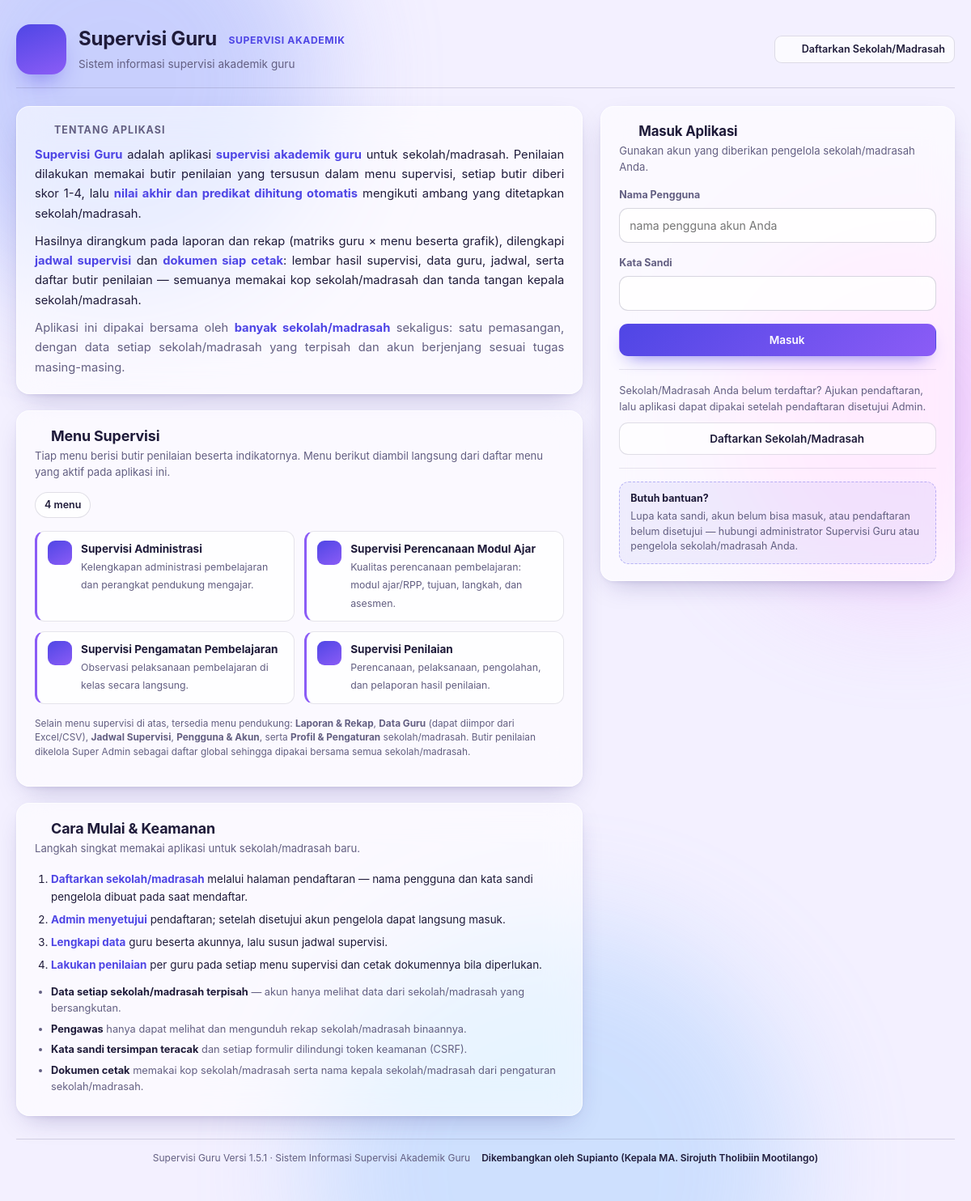
The page /login.php on the database its author committed.
### tables this page shows
CREATE TABLE instrumen (
                id INTEGER PRIMARY KEY AUTOINCREMENT,
                kode TEXT NOT NULL UNIQUE,
                nama TEXT NOT NULL,
                deskripsi TEXT,
                ikon TEXT,
                urutan INTEGER NOT NULL DEFAULT 0,
                aktif INTEGER NOT NULL DEFAULT 1
            );

### login.php (the view, shortened to what the rows shown need)
<?php
$menuSupervisi = [];
try {
    foreach (instrumen_list() as $m) {
        $menuSupervisi[] = [
            'nama'      => (string) $m['nama'],
            'deskripsi' => trim((string) $m['deskripsi']),
            'ikon'      => (string) ($m['ikon'] ?: 'doc'),
        ];
    }
} catch (Throwable $e) {
    $menuSupervisi = [];
}
?>
<!DOCTYPE html>
<html lang="id">
<head>
<link rel="stylesheet" href="assets/style.css?v=<?= e(APP_VERSION) ?>">
</head>
<body>
<div class="portal-wrap">
  <div class="portal-inner">
    <header class="portal-head">
      <div class="portal-brand">
        <div class="portal-logo"><?= ikon('school', 30) ?></div>
        <div>
          <h1><?= e(APP_NAME) ?> <span class="portal-tagline">Supervisi Akademik</span></h1>
        </div>
      </div>
    </header>
    <div class="portal-grid">
      <div class="portal-info">
        <section class="card">
          <div class="card-head">
            <div>
              <h2><?= ikon('check', 16) ?> Menu Supervisi</h2>
            </div>
          </div>
          <?php if ($menuSupervisi): ?>
            <div class="portal-menu">
              <?php foreach ($menuSupervisi as $m): ?>
                <div class="portal-menu-item">
                  <span class="portal-menu-ico"><?= ikon($m['ikon'], 16) ?></span>
                  <div>
                    <b><?= e($m['nama']) ?></b>
                    <span><?= $m['deskripsi'] !== '' ? e($m['deskripsi']) : 'Butir penilaian beserta indikatornya.' ?></span>
                  </div>
                </div>
              <?php endforeach; ?>
            </div>
          <?php else: ?>
            <p class="sm mut" style="margin:0">Daftar menu belum tersedia. Setelah Super Admin menyiapkan
              menu supervisi, daftarnya akan tampil di bagian ini.</p>
          <?php endif; ?>
        </section>
        <section class="card">
          <div class="card-head">
            <div><h2><?= ikon('shield', 16) ?> Cara Mulai &amp; Keamanan</h2>
              <p>Langkah singkat memakai aplikasi untuk sekolah/madrasah baru.</p></div>
          </div>
        </section>
      </div>
      <div class="portal-side">
        <div class="card portal-login">
          <div class="card-head">
            <div>
              <h2><?= ikon('lock', 16) ?> Masuk Aplikasi</h2>
            </div>
          </div>
        </div>
      </div>
    </div>
  </div>
</div>
</body>
</html>

### inc/layout.php (shortened to what the rows shown need)
<?php
function ikon(string $name, int $size = 18): string
{
    $d = $p[$name] ?? $p['doc'];
    return '<svg class="ic" width="' . $size . '" height="' . $size . '" viewBox="0 0 24 24" fill="none" stroke="currentColor" stroke-width="1.7" stroke-linecap="round" stroke-linejoin="round" aria-hidden="true">' . $d . '</svg>';
}
    ?>

### rows shown on the page
instrumen: nama "Supervisi Administrasi", deskripsi "Kelengkapan administrasi pembelajaran dan perangkat pendukung mengajar."
instrumen: nama "Supervisi Perencanaan Modul Ajar", deskripsi "Kualitas perencanaan pembelajaran: modul ajar/RPP, tujuan, langkah, dan asesmen."
instrumen: nama "Supervisi Pengamatan Pembelajaran", deskripsi "Observasi pelaksanaan pembelajaran di kelas secara langsung."
instrumen: nama "Supervisi Penilaian", deskripsi "Perencanaan, pelaksanaan, pengolahan, dan pelaporan hasil penilaian."

### other values the page prints
APP_NAME "Supervisi Guru"
count($menuSupervisi) "4"
APP_VERSION "1.5.1"
APP_AUTHOR "Supianto"
APP_AUTHOR_JABATAN "Kepala MA. Sirojuth Tholibiin Mootilango"
